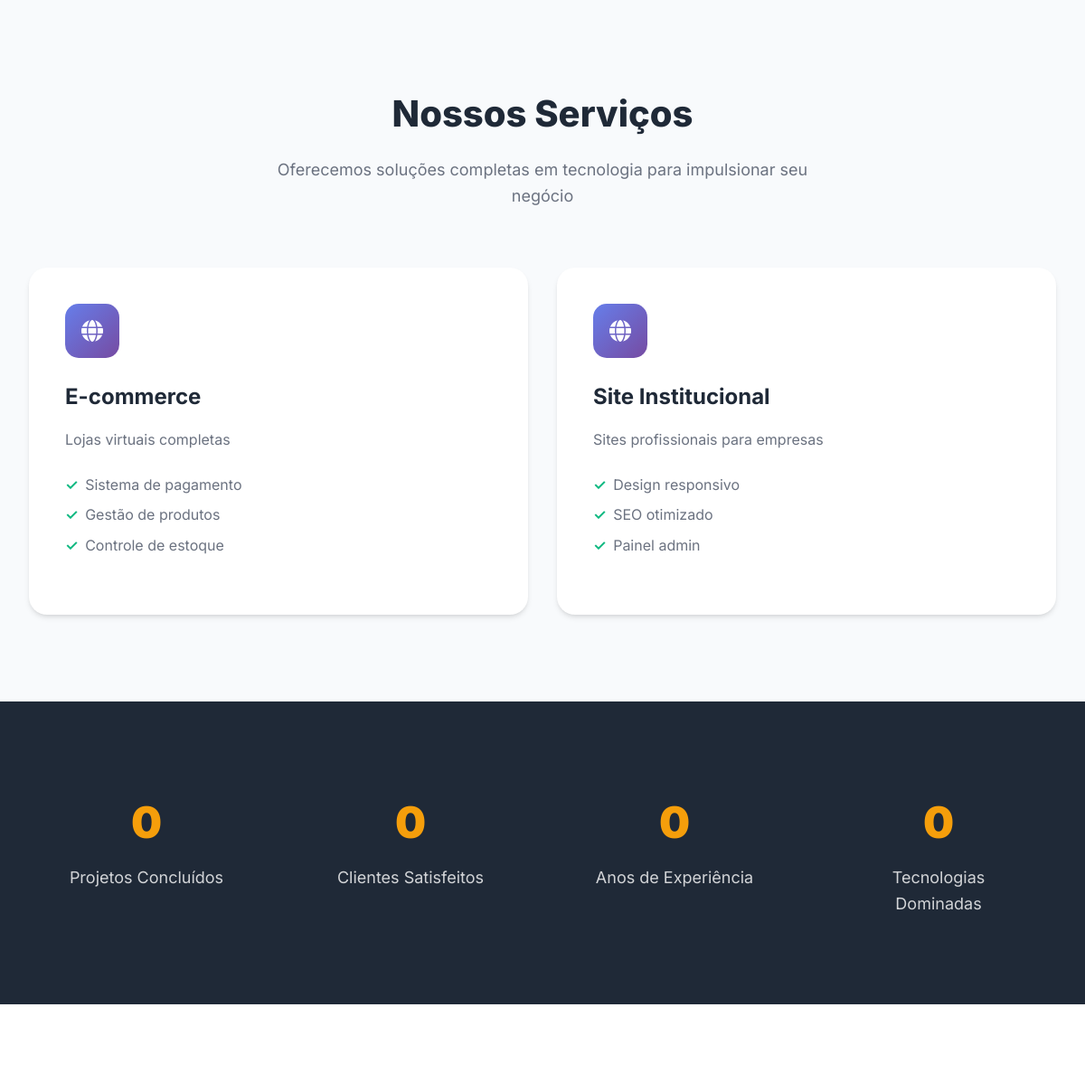
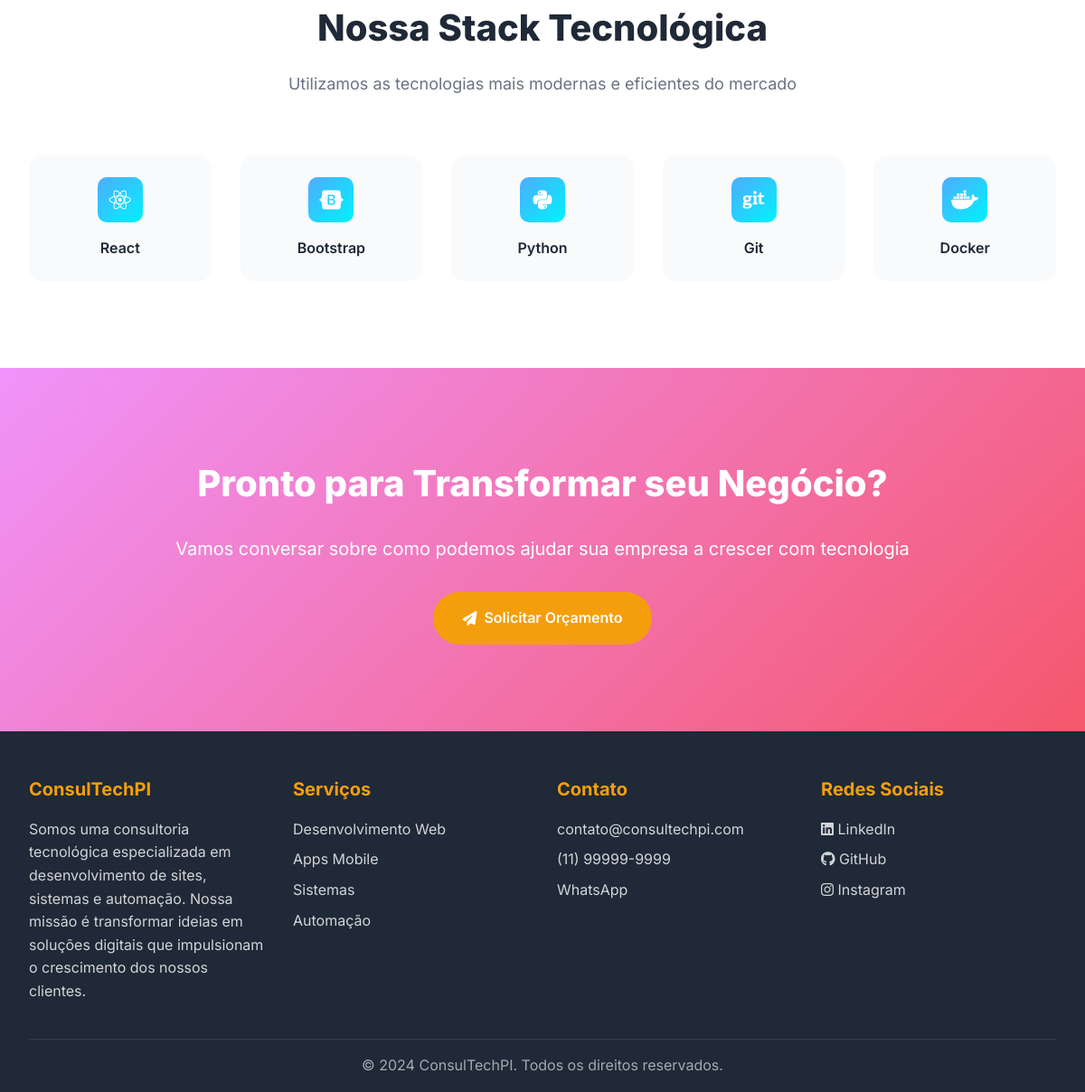
Before: / (lower part) with the older database file (2 pictures, top to bottom).
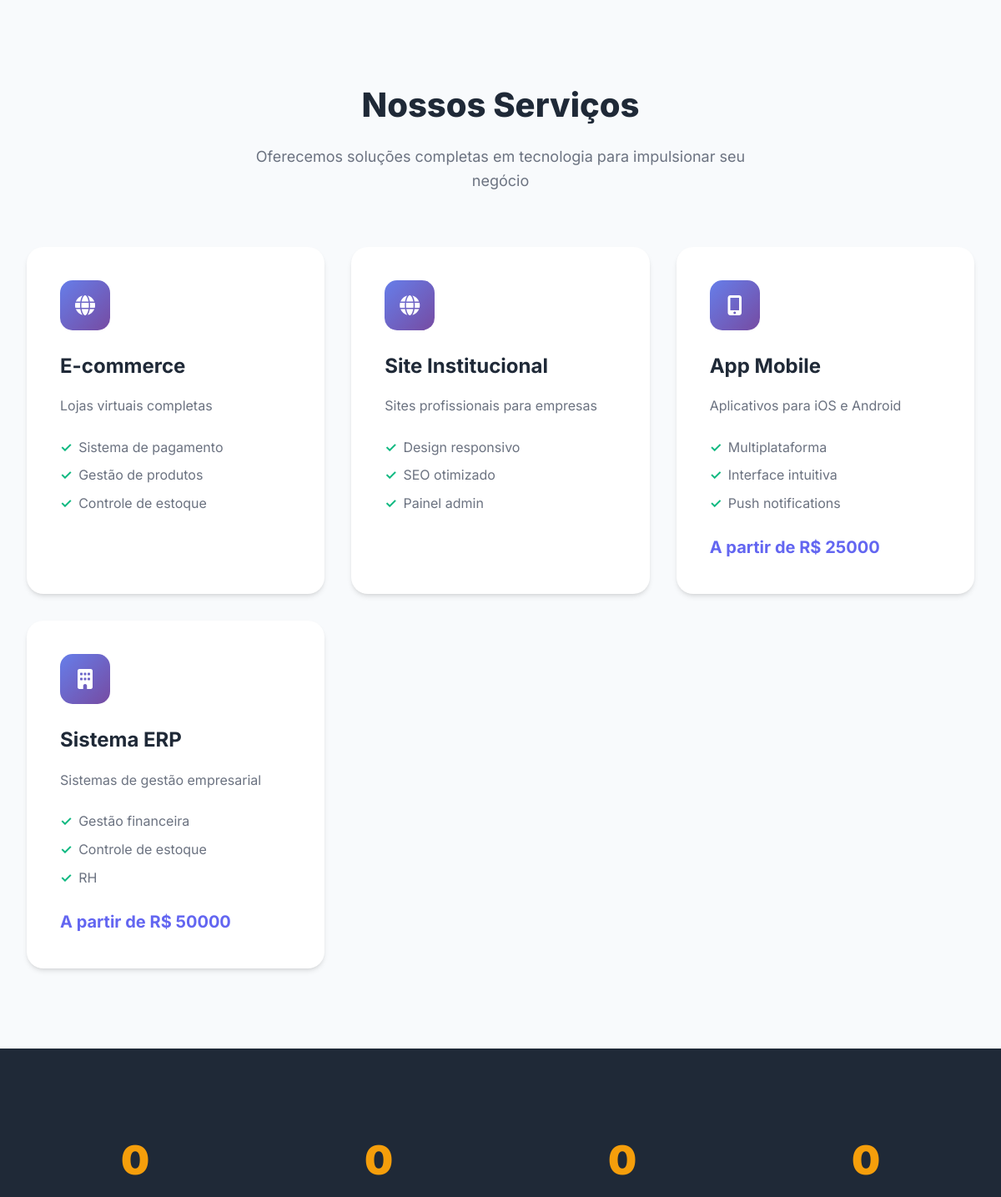
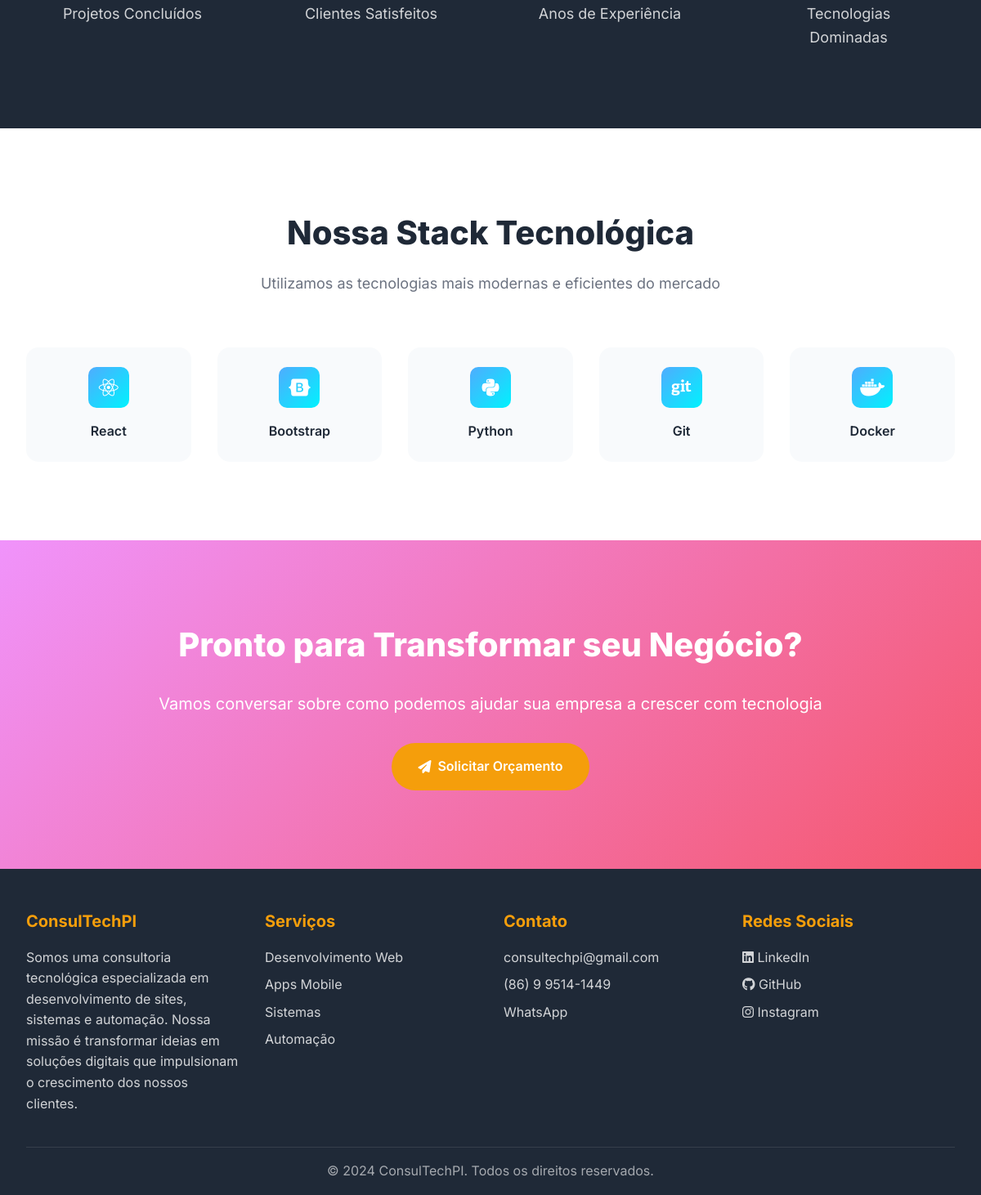
After: the same page with the newer database file (2 pictures, top to bottom).
### web_site/models.py (models this page shows, shortened)
class Servico(models.Model):
    categoria = models.ForeignKey(CategoriaServico, on_delete=models.CASCADE, related_name='servicos')
    nome = models.CharField(max_length=200)
    slug = models.SlugField(max_length=200, unique=True, blank=True)
    descricao_curta = models.CharField(max_length=300)
    descricao_completa = models.TextField()
    caracteristicas = models.JSONField(default=list, help_text="Lista de características do serviço")
    tecnologias = models.JSONField(default=list, help_text="Lista de tecnologias utilizadas")
    tempo_estimado = models.CharField(max_length=100, blank=True)
    preco_inicial = models.DecimalField(max_digits=10, decimal_places=2, null=True, blank=True)
    imagem = models.ImageField(upload_to='servicos/', blank=True, null=True)
    destaque = models.BooleanField(default=False)
    ativo = models.BooleanField(default=True)
    data_criacao = models.DateTimeField(auto_now_add=True)
    data_atualizacao = models.DateTimeField(auto_now=True)
    class Meta:
        ordering = ['categoria__ordem', 'nome']
        verbose_name = "Serviço"
        verbose_name_plural = "Serviços"

class CategoriaServico(models.Model):
    nome = models.CharField(max_length=100, unique=True)
    descricao = models.TextField()
    icone = models.CharField(max_length=50, help_text="Classe do ícone (ex: fas fa-code)")
    ordem = models.PositiveIntegerField(default=0)
    ativo = models.BooleanField(default=True)
    data_criacao = models.DateTimeField(auto_now_add=True)
    class Meta:
        ordering = ['ordem', 'nome']
        verbose_name = "Categoria de Serviço"
        verbose_name_plural = "Categorias de Serviços"

class Tecnologia(models.Model):
    TIPO_CHOICES = [
        ('frontend', 'Frontend'),
        ('backend', 'Backend'),
        ('mobile', 'Mobile'),
        ('devops', 'DevOps'),
        ('database', 'Banco de Dados'),
        ('cloud', 'Cloud'),
        ('ai_ml', 'IA/ML'),
        ('outros', 'Outros'),
    ]
    nome = models.CharField(max_length=100, unique=True)
    tipo = models.CharField(max_length=20, choices=TIPO_CHOICES)
    descricao = models.TextField()
    logo = models.ImageField(upload_to='tecnologias/', blank=True, null=True)
    nivel_expertise = models.PositiveIntegerField(
        validators=[MinValueValidator(1), MaxValueValidator(10)],
        help_text="Nível de expertise de 1 a 10"
    )
    anos_experiencia = models.PositiveIntegerField(default=0)
    ativo = models.BooleanField(default=True)
    data_criacao = models.DateTimeField(auto_now_add=True)
    class Meta:
        ordering = ['tipo', 'nivel_expertise', 'nome']
        verbose_name = "Tecnologia"
        verbose_name_plural = "Tecnologias"

class ConfiguracaoSite(models.Model):
    nome_empresa = models.CharField(max_length=200)
    slogan = models.CharField(max_length=300)
    descricao_empresa = models.TextField()
    logo = models.ImageField(upload_to='config/')
    favicon = models.ImageField(upload_to='config/')
    email_contato = models.EmailField()
    telefone = models.CharField(max_length=20)
    whatsapp = models.CharField(max_length=20)
    endereco = models.TextField()
    linkedin = models.URLField(blank=True)
    github = models.URLField(blank=True)
    instagram = models.URLField(blank=True)
    youtube = models.URLField(blank=True)
    meta_description = models.CharField(max_length=300)
    meta_keywords = models.CharField(max_length=500)
    google_analytics = models.TextField(blank=True)
    pixel_facebook = models.TextField(blank=True)
    mostrar_servicos = models.BooleanField(default=True, help_text="Exibir item Serviços no menu")
    mostrar_sobre = models.BooleanField(default=True, help_text="Exibir item Sobre no menu")
    mostrar_portfolio = models.BooleanField(default=True, help_text="Exibir item Portfólio no menu")
    data_atualizacao = models.DateTimeField(auto_now=True)
    class Meta:
        verbose_name = "Configuração do Site"
        verbose_name_plural = "Configurações do Site"

### web_site/views.py (the view, shortened to what this page needs)
# urls.py: 2. Add a URL to urlpatterns:  path('', views.home, name='home')
def home(request):
    config = ConfiguracaoSite.objects.first()
    context = {
        'config': config,
        'servicos_destaque': Servico.objects.filter(destaque=True, ativo=True)[:6],
        'projetos_destaque': Projeto.objects.filter(destaque=True, ativo=True)[:4],
        'depoimentos_destaque': Depoimento.objects.filter(destaque=True, ativo=True)[:3],
        'equipe_destaque': MembroEquipe.objects.filter(destaque=True, ativo=True)[:4],
        'tecnologias_destaque': Tecnologia.objects.filter(ativo=True).order_by('-nivel_expertise')[:8],
        'posts_recentes': BlogPost.objects.filter(publicado=True).order_by('-data_publicacao')[:3],
        'estatisticas': {
            'projetos_concluidos': Projeto.objects.filter(status='concluido').count(),
            'clientes_atendidos': Projeto.objects.values('cliente').distinct().count(),
            'anos_experiencia': 5,  # ajuste conforme necessário ou calcule dinamicamente
            'tecnologias_dominadas': Tecnologia.objects.filter(nivel_expertise__gte=8).count(),
        },
    }
    return render(request, 'web_site/home.html', context)

### templates/web_site/home.html (shortened to what this page needs)
{% extends 'web_site/base.html' %}
{% block content %}
<section class="services" id="services">
    <div class="container">
        <div class="section-header" data-aos="fade-up">
            <h2 class="section-title">Nossos Serviços</h2>
            <p class="section-subtitle">Oferecemos soluções completas em tecnologia para impulsionar seu negócio</p>
        </div>
        <div class="services-grid">
            {% for servico in servicos_destaque %}
            <div class="service-card" data-aos="fade-up" data-aos-delay="100">
                <div class="service-icon">
                    <i class="fas fa-{{ servico.categoria.icone|cut:'fas fa-' }}"></i>
                </div>
                <h3 class="service-title">{{ servico.nome }}</h3>
                <p class="service-description">{{ servico.descricao_curta }}</p>
                <ul class="service-features">
                    {% for caracteristica in servico.caracteristicas|slice:":3" %}
                    <li>{{ caracteristica }}</li>
                    {% endfor %}
                </ul>
                {% if servico.preco_inicial %}
                <div class="service-price">A partir de R$ {{ servico.preco_inicial|floatformat:0 }}</div>
                {% endif %}
            </div>
            {% endfor %}
        </div>
    </div>
</section>
<section class="stats">
    <div class="container">
        <div class="stats-grid">
            <div class="stat-item" data-aos="fade-up">
                <div class="stat-number" data-target="{{ estatisticas.projetos_concluidos }}">0</div>
                <div class="stat-label">Projetos Concluídos</div>
            </div>
            <div class="stat-item" data-aos="fade-up" data-aos-delay="100">
                <div class="stat-number" data-target="{{ estatisticas.clientes_atendidos }}">0</div>
                <div class="stat-label">Clientes Satisfeitos</div>
            </div>
            <div class="stat-item" data-aos="fade-up" data-aos-delay="200">
                <div class="stat-number" data-target="{{ estatisticas.anos_experiencia }}">0</div>
                <div class="stat-label">Anos de Experiência</div>
            </div>
            <div class="stat-item" data-aos="fade-up" data-aos-delay="300">
                <div class="stat-number" data-target="{{ estatisticas.tecnologias_dominadas }}">0</div>
                <div class="stat-label">Tecnologias Dominadas</div>
            </div>
        </div>
    </div>
</section>
<section class="technologies" id="about">
    <div class="container">
        <div class="section-header" data-aos="fade-up">
            <h2 class="section-title">Nossa Stack Tecnológica</h2>
            <p class="section-subtitle">Utilizamos as tecnologias mais modernas e eficientes do mercado</p>
        </div>
        <div class="tech-grid">
            {% for tecnologia in tecnologias_destaque %}
            <div class="tech-item" data-aos="fade-up" data-aos-delay="50">
                <div class="tech-icon">
                    <i class="fab fa-{{ tecnologia.nome|lower }}"></i>
                </div>
                <div class="tech-name">{{ tecnologia.nome }}</div>
            </div>
            {% endfor %}
        </div>
    </div>
</section>
<section class="cta" id="contact">
    <div class="container">
        <h2 data-aos="fade-up">Pronto para Transformar seu Negócio?</h2>
        <p data-aos="fade-up" data-aos-delay="100">Vamos conversar sobre como podemos ajudar sua empresa a crescer com tecnologia</p>
        <a href="{% url 'web_site:contato' %}" class="btn btn-primary" data-aos="fade-up" data-aos-delay="200">
            <i class="fas fa-paper-plane"></i>
            Solicitar Orçamento
        </a>
    </div>
</section>
{% endblock %}

### templates/web_site/base.html (shortened to what this page needs)
<!DOCTYPE html>
<html lang="pt-BR">
<head>
    <link rel="stylesheet" href="https://cdnjs.cloudflare.com/ajax/libs/font-awesome/6.4.0/css/all.min.css">
    <link href="https://unpkg.com/aos@2.3.1/dist/aos.css" rel="stylesheet">
</head>
<body>
    <main class="main-content">
        {% block content %}{% endblock %}
    </main>
    <footer class="footer">
        <div class="container">
            <div class="footer-content">
                <div class="footer-section">
                    <h3>{% if config %}{{ config.nome_empresa }}{% else %}ConsulTech Piauí{% endif %}</h3>
                    <p>{% if config %}{{ config.descricao_empresa }}{% else %}Transformando ideias em soluções digitais inovadoras. Especialistas em tecnologia no Piauí.{% endif %}</p>
                </div>
                <div class="footer-section">
                    <h3>Serviços</h3>
                    <a href="{% url 'web_site:servicos' %}">Desenvolvimento Web</a>
                    <a href="{% url 'web_site:servicos' %}">Apps Mobile</a>
                    <a href="{% url 'web_site:servicos' %}">Sistemas</a>
                    <a href="{% url 'web_site:servicos' %}">Automação</a>
                </div>
                <div class="footer-section">
                    <h3>Contato</h3>
                    {% if config %}
                    <a href="mailto:{{ config.email_contato }}">{{ config.email_contato }}</a>
                    <a href="tel:{{ config.telefone }}">{{ config.telefone }}</a>
                    <a href="https://wa.me/{{ config.whatsapp|cut:'('|cut:')'|cut:'-'|cut:' ' }}">WhatsApp</a>
                    {% else %}
                    <a href="mailto:contato@consultechpiaui.com">contato@consultechpiaui.com</a>
                    <a href="tel:+5586999999999">(86) 99999-9999</a>
                    <a href="https://wa.me/5586999999999">WhatsApp</a>
                    {% endif %}
                </div>
                <div class="footer-section">
                    <h3>Redes Sociais</h3>
                    {% if config and config.linkedin %}
                    <a href="{{ config.linkedin }}"><i class="fab fa-linkedin"></i> LinkedIn</a>
                    {% endif %}
                    {% if config and config.github %}
                    <a href="{{ config.github }}"><i class="fab fa-github"></i> GitHub</a>
                    {% endif %}
                    {% if config and config.instagram %}
                    <a href="{{ config.instagram }}"><i class="fab fa-instagram"></i> Instagram</a>
                    {% endif %}
                </div>
            </div>
            <div class="footer-bottom">
                <p>&copy; 2024 {% if config %}{{ config.nome_empresa }}{% else %}ConsulTech Piauí{% endif %}. Todos os direitos reservados.</p>
            </div>
        </div>
    </footer>
</body>
</html>

Changed rows visible on the page:
now on this page (row edited): Servico: nome "App Mobile", descricao_curta "Aplicativos para iOS e Android", caracteristicas "Multiplataforma" "Interface intuitiva" "Push notifications", preco_inicial "25000"
now on this page (row edited): Servico: nome "Sistema ERP", descricao_curta "Sistemas de gestão empresarial", caracteristicas "Gestão financeira" "Controle de estoque" "RH", preco_inicial "50000"
changed ConfiguracaoSite "ConsulTechPI": email_contato "contato@consultechpi.com" → "consultechpi@gmail.com"; telefone "(11) 99999-9999" → "(86) 9 9514-1449"
